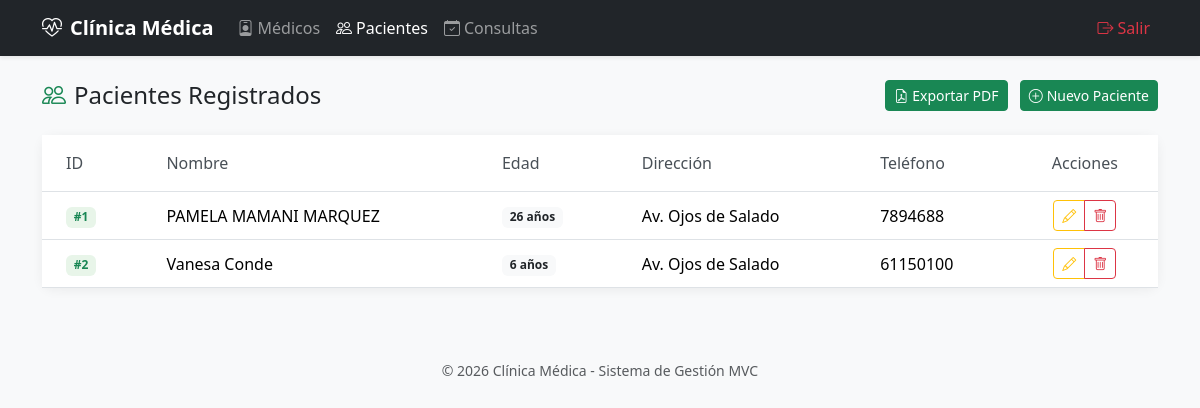
The app's page /pacientes/ with its own data.
### models/paciente_model.py (models this page shows, shortened)
class Paciente(db.Model):
    __tablename__ = 'pacientes'
    id = db.Column(db.Integer, primary_key=True)
    nombre = db.Column(db.String(100), nullable=False)
    edad = db.Column(db.Integer, nullable=False)
    direccion = db.Column(db.String(150))
    telefono = db.Column(db.String(20))
    consultas = db.relationship('Consulta', backref='paciente', lazy=True, cascade='all, delete-orphan')
    @staticmethod
    def get_all():
        return Paciente.query.all()
    def delete(self):
        db.session.delete(self)
        db.session.commit()

### controllers/paciente_controller.py (the view)
@paciente_bp.route('/')
def index():
    pacientes = Paciente.get_all()
    return paciente_view['list'](pacientes)

### run.py (called while the page is built)
@app.context_processor
def inject_active_path():
    def is_active(path):
        return 'active' if request.path.startswith(path) else ''
    return dict(is_active=is_active)

### views/paciente_view.py (called while the page is built)
def list(pacientes):
    return render_template('pacientes/index.html', pacientes=pacientes)

### templates/pacientes/index.html (shortened to what this page needs)
{% extends 'base.html' %}
{% block content %}
<div class="d-flex justify-content-between align-items-center mb-4">
    <h4 class="mb-0"><i class="bi bi-people me-2 text-success"></i>Pacientes Registrados</h4>
    <div>
        <a href="{{ url_for('consulta.exportar_pacientes_pdf') }}" class="btn btn-success btn-sm me-2" title="Exportar a PDF">
            <i class="bi bi-file-earmark-pdf me-1"></i>Exportar PDF
        </a>
        <a href="{{ url_for('paciente.create') }}" class="btn btn-success btn-sm">
            <i class="bi bi-plus-circle me-1"></i>Nuevo Paciente
        </a>
    </div>
</div>
<div class="card">
    <div class="card-body p-0">
        {% if pacientes %}
        <div class="table-responsive">
            <table class="table table-hover align-middle mb-0">
                <thead class="bg-light">
                    <tr>
                        <th class="py-3 px-4">ID</th>
                        <th class="py-3 px-4">Nombre</th>
                        <th class="py-3 px-4">Edad</th>
                        <th class="py-3 px-4">Dirección</th>
                        <th class="py-3 px-4">Teléfono</th>
                        <th class="py-3 px-4 text-center">Acciones</th>
                    </tr>
                </thead>
                <tbody>
                    {% for p in pacientes %}
                    <tr>
                        <td class="px-4"><span class="badge badge-paciente">#{{ p.id }}</span></td>
                        <td class="px-4 fw-medium">{{ p.nombre }}</td>
                        <td class="px-4"><span class="badge bg-light text-dark">{{ p.edad }} años</span></td>
                        <td class="px-4">{{ p.direccion or '-' }}</td>
                        <td class="px-4">{{ p.telefono or '-' }}</td>
                        <td class="px-4 text-center">
                            <div class="btn-group btn-group-sm">
                                <a href="{{ url_for('paciente.edit', id=p.id) }}" class="btn btn-outline-warning" title="Editar">
                                    <i class="bi bi-pencil"></i>
                                </a>
                                <a href="{{ url_for('paciente.delete', id=p.id) }}" class="btn btn-outline-danger"
                                   onclick="return confirm('¿Eliminar paciente?')" title="Eliminar">
                                    <i class="bi bi-trash"></i>
                                </a>
                            </div>
                        </td>
                    </tr>
                    {% endfor %}
                </tbody>
            </table>
        </div>
        {% else %}
        <div class="empty-state">
            <i class="bi bi-person-x display-4 mb-3"></i>
            <p class="mb-0">No hay pacientes registrados</p>
        </div>
        {% endif %}
    </div>
</div>
{% endblock %}

### templates/base.html (style rules this page uses)
:root { --primary: #0d6efd; --secondary: #6c757d; }
body { background: #f8f9fa; font-family: 'Segoe UI', system-ui, sans-serif; }
.card { border: none; box-shadow: 0 2px 12px rgba(0,0,0,.06); border-radius: 12px; }
.table th { font-weight: 500; color: #495057; }
.badge-paciente { background: #e8f5e9; color: #198754; }

### records on screen
Paciente: id "1", nombre "PAMELA MAMANI MARQUEZ", edad "26", direccion "Av. Ojos de Salado", telefono "7894688"
Paciente: id "2", nombre "Vanesa Conde", edad "6", direccion "Av. Ojos de Salado", telefono "61150100"
